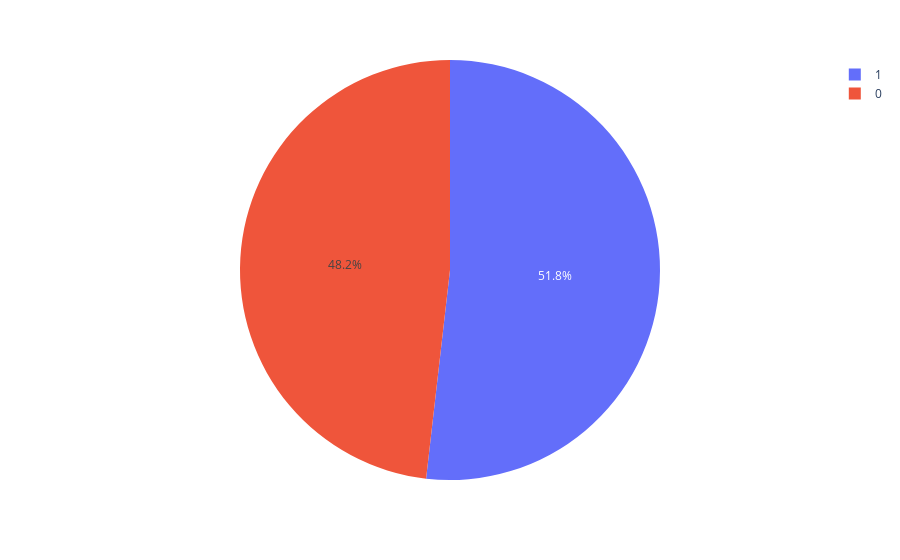

Notebook source saved alongside this figure:
### Code cell
df6 = df.groupby('Holiday_Flag')['Weekly_Sales'].mean().reset_index()
fig = px.pie(df6, names = "Holiday_Flag", values = "Weekly_Sales")
fig.show()

### Figure 1 — Plotly figure (JSON) as saved in the notebook; plotly's stock layout.template omitted (floating-point values rounded to 4 significant figures)
{"data": [{"domain": {"x": [0, 1], "y": [0, 1]}, "hovertemplate": "Holiday_Flag=%{label}<br>Weekly_Sales=%{value}<extra></extra>", "labels": [0, 1], "legendgroup": "", "name": "", "showlegend": true, "type": "pie", "values": [1240000.0, 1333000.0]}], "layout": {"legend": {"tracegroupgap": 0}, "margin": {"t": 60}}}
